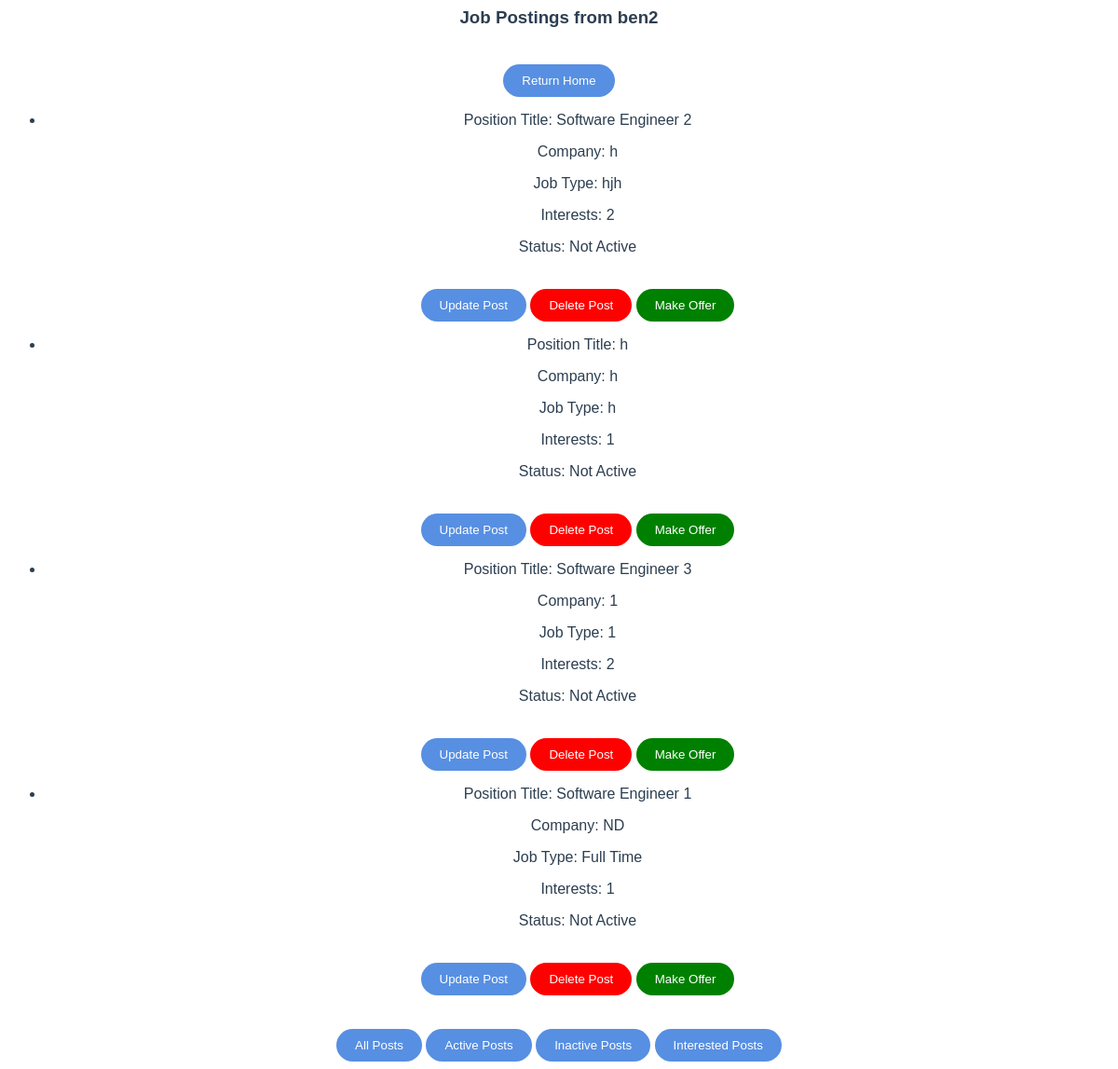
/recruiter/post/view/interest (signed in), run on the app's committed database.
### users/models.py (models this page shows, shortened)
class User(AbstractUser):
    is_candidate = models.BooleanField(default = False)
    is_recruiter = models.BooleanField(default = False)

class Post(models.Model):
    user = models.ForeignKey(User, on_delete=models.CASCADE)
    interests = models.ManyToManyField(Candidate)
    position_title = models.CharField(max_length=100,default='')
    job_type = models.CharField(max_length=100,default='')
    job_city = models.CharField(max_length=100,default='')
    job_state = models.CharField(max_length=100,default='')
    skills = models.CharField(max_length=100,default='')
    description = models.CharField(max_length=500,default='')
    company = models.CharField(max_length=100,default='')
    expiration_date = models.DateField(default=datetime.date.today)
    is_active = models.BooleanField(default = True)

### users/views.py (the view)
# urls.py: path('recruiter/post/view/interest', PostIndexViewInterest.as_view(), name='recruiter_post_view_interest'),
class PostIndexViewInterest(ListView):
    model = Post
    template_name = 'recruiter/view_posts.html'
    context_object_name = 'latest_post_list'
    def get_queryset(self, *args, **kwargs):
        return Post.objects.annotate(num_interested=Count('interests')).filter(user=self.request.user, num_interested__gt=0).order_by('-is_active','-expiration_date')

### users/templates/recruiter/view_posts.html (shortened to what this page needs)
{% load static %} <html lang="en">
<head>
    <link rel="stylesheet" type="text/css" href="{% static 'css/style.css' %}">
</head>
<body>
    <h3>Job Postings from {{user.username}}</h3>
    <button><a href="/">Return Home</a></button>
    {% if latest_post_list %}
        <ul>
            {% for post in latest_post_list %}
            <li>
                <p>Position Title: {{ post.position_title }}</p>
                <p>Company: {{ post.company }}</p>
                <p>Job Type: {{ post.job_type }}</p>
                <p>Interests: {{ post.num_interested }}</p>
                {% if post.is_active %}
                    <p>Status: Active</p>
                {% else %}
                    <p>Status: Not Active</p>
                {% endif %}
                <button><a href="/recruiter/post/update/{{post.id}}">Update Post</a></button>
                <button style="background-color: red"><a href="/recruiter/post/delete/{{post.id}}">Delete Post</a></button>
                <button style="background-color: green"><a href="/recruiter/post/view/{{post.id}}">Make Offer</a></button>
            </li>
            {% endfor %}
        </ul>
        {% else %}
        <p> No Posts Available</p>
    {% endif %}
    <button><a href="/recruiter/post/view/all">All Posts</a></button>
    <button><a href="/recruiter/post/view/active">Active Posts</a></button>
    <button><a href="/recruiter/post/view/inactive">Inactive Posts</a></button>
    <button><a href="/recruiter/post/view/interest">Interested Posts</a></button>
</body>
</html>

### static/css/style.css (style rules this page uses)
body { font-family: Avenir, Helvetica, Arial, sans-serif; -webkit-font-smoothing: antialiased; -moz-osx-font-smoothing: grayscale; text-align: center; color: #2c3e50; }
button { background: #578fe2; border: 0; padding: 10px 20px; margin-top: 20px; color: white; border-radius: 20px; }
a { text-decoration: none; color: white; }

### data on the page
User: username "ben2"
Post: position_title "Software Engineer 2", company "h", job_type "hjh", num_interested "2", is_active "Status: Not Active"
Post: position_title "h", company "h", job_type "h", num_interested "1", is_active "Status: Not Active"
Post: position_title "Software Engineer 3", company "1", job_type "1", num_interested "2", is_active "Status: Not Active"
Post: position_title "Software Engineer 1", company "ND", job_type "Full Time", num_interested "1", is_active "Status: Not Active"
